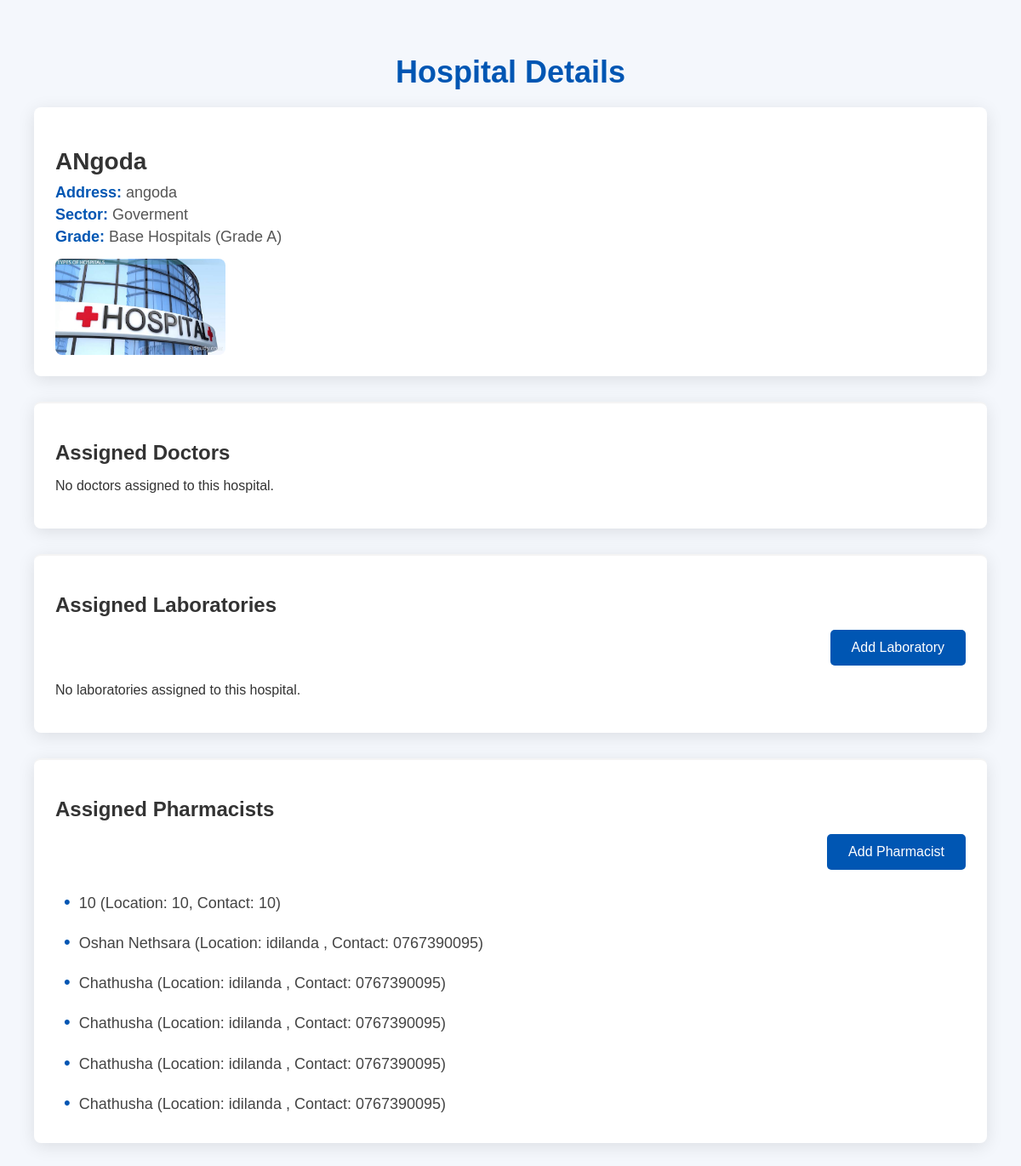
The app's page /Admin/ViewHospital.php?hospital_id=1 with its own data.
### tables this page shows
CREATE TABLE IF NOT EXISTS `hospital` (
  `Hospital ID` varchar(50) NOT NULL,
  `Name` varchar(300) NOT NULL,
  `Address` varchar(300) NOT NULL,
  `sector` enum('Goverment','Private') NOT NULL,
  `Grade` enum('Base Hospitals (Grade A)','District General Hospitals (Grade B)','Teaching Hospitals (Grade C)','National Hospitals (Grade D)') NOT NULL,
  `Image` varchar(200) NOT NULL,
  PRIMARY KEY (`Hospital ID`)
);

### Admin/ViewHospital.php (the view, shortened to what this page needs)
<?php
$servername = "localhost";
$username = "root";
$password = "";
$dbname = "dev";
$conn = new mysqli($servername, $username, $password, $dbname);
$hospital_id = $_GET['hospital_id'];
$hospital_sql = $conn->prepare("SELECT `Hospital ID`, `Name`, `Address`, `sector`, `Grade`, `Image` FROM `hospital` WHERE `Hospital ID` = ?");
$hospital_sql->bind_param("s", $hospital_id);
$hospital_sql->execute();
$hospital_result = $hospital_sql->get_result();
$doctors_sql = $conn->prepare("SELECT d.`FirstName`, d.`LastName` FROM `doctor-hospital` dh JOIN `doctors` d ON dh.`Hospital ID` = d.`DoctorID` WHERE dh.`Hospital ID` = ?");
$doctors_sql->bind_param("s", $hospital_id);
$doctors_sql->execute();
$doctors_result = $doctors_sql->get_result();
$labs_sql = $conn->prepare("SELECT `UserID`, `Name`, `Location`, `Contact No` FROM `hospital-users` WHERE `Hospital ID` = ? AND `Type` = 'Laboratory'");
$labs_sql->bind_param("s", $hospital_id);
$labs_sql->execute();
$labs_result = $labs_sql->get_result();
$pharmacists_sql = $conn->prepare("SELECT `UserID`, `Name`, `Location`, `Contact No`, `Password` FROM `hospital-users` WHERE `Hospital ID` = ? AND `Type` = 'Pharmacist'");
$pharmacists_sql->bind_param("s", $hospital_id);
$pharmacists_sql->execute();
$pharmacists_result = $pharmacists_sql->get_result();
?>
<!DOCTYPE html>
<html lang="en">
<head>
</head>
<body>
<div class="container">
    <h1>Hospital Details</h1>
    <?php if ($hospital_result->num_rows > 0): ?>
        <?php while($row = $hospital_result->fetch_assoc()): ?>
            <div class="hospital-details">
                <h2><?php echo $row['Name']; ?></h2>
                <p><strong>Address:</strong> <?php echo $row['Address']; ?></p>
                <p><strong>Sector:</strong> <?php echo $row['sector']; ?></p>
                <p><strong>Grade:</strong> <?php echo $row['Grade']; ?></p>
                <?php if (!empty($row['Image'])): ?>
                    <img src="<?php echo $row['Image']; ?>" alt="Hospital Image">
                <?php else: ?>
                    <p>No image available for this hospital.</p>
                <?php endif; ?>
            </div>
        <?php endwhile; ?>
    <?php else: ?>
        <p>No hospital found with the given ID.</p>
    <?php endif; ?>
    <div class="doctors-list">
        <h3>Assigned Doctors</h3>
        <?php if ($doctors_result->num_rows > 0): ?>
            <?php while($doctor = $doctors_result->fetch_assoc()): ?>
                <p class="doctor"><?php echo $doctor['FirstName'] . " " . $doctor['LastName']; ?></p>
            <?php endwhile; ?>
        <?php else: ?>
            <p>No doctors assigned to this hospital.</p>
        <?php endif; ?>
    </div>
    <div class="labs-list">
        <h3>Assigned Laboratories</h3>
        <div class="add-buttons">
            <button class="button" onclick="window.location.href='add_lab.php?hospital_id=<?php echo $hospital_id; ?>'">Add Laboratory</button>
        </div>
        <?php if ($labs_result->num_rows > 0): ?>
            <?php while($lab = $labs_result->fetch_assoc()): ?>
                <p class="lab"><?php echo $lab['Name'] . " (Location: " . $lab['Location'] . ", Contact: " . $lab['Contact No'] . ")"; ?></p>
            <?php endwhile; ?>
        <?php else: ?>
            <p>No laboratories assigned to this hospital.</p>
        <?php endif; ?>
    </div>
    <div class="pharmacists-list">
        <h3>Assigned Pharmacists</h3>
        <div class="add-buttons">
            <button class="button" onclick="window.location.href='add_pharmacist.php?hospital_id=<?php echo $hospital_id; ?>'">Add Pharmacist</button>
        </div>
        <?php if ($pharmacists_result->num_rows > 0): ?>
            <?php while($pharmacist = $pharmacists_result->fetch_assoc()): ?>
                <p class="pharmacist"><?php echo $pharmacist['Name'] . " (Location: " . $pharmacist['Location'] . ", Contact: " . $pharmacist['Contact No'] . ")"; ?></p>
            <?php endwhile; ?>
        <?php else: ?>
            <p>No pharmacists assigned to this hospital.</p>
        <?php endif; ?>
    </div>
</div>
</body>
</html>

### Admin/ViewHospital.php (style rules this page uses)
body { font-family: 'Arial', sans-serif; background-color: #f4f7fc; color: #333; margin: 0; padding: 0; overflow-x: hidden; }
.container { max-width: 1200px; margin: 0 auto; padding: 40px; }
h1 { text-align: center; color: #0056b3; font-size: 36px; margin-bottom: 20px; }
.hospital-details, .doctors-list, .labs-list, .pharmacists-list { background-color: #fff; padding: 25px; border-radius: 8px; box-shadow: 0 4px 20px rgba(0, 0, 0, 0.1); margin-bottom: 30px; transition: transform 0.3s ease, box-shadow 0.3s ease; }
.hospital-details img { max-width: 200px; border-radius: 8px; display: block; margin-top: 15px; }
.hospital-details p, .doctor, .lab, .pharmacist { font-size: 18px; color: #555; margin: 5px 0; }
.hospital-details h2 { font-size: 28px; color: #333; margin-bottom: 10px; }
.hospital-details p strong { font-weight: bold; color: #0056b3; }
.doctor + .doctor, .lab + .lab, .pharmacist + .pharmacist { margin-top: 12px; }
.add-buttons { text-align: right; margin-bottom: 20px; }
.button { background-color: #0056b3; color: white; padding: 12px 25px; border: none; border-radius: 5px; cursor: pointer; font-size: 16px; transition: background-color 0.3s ease, transform 0.3s ease; }
h3 { font-size: 24px; color: #333; margin-bottom: 15px; }
.doctor, .lab, .pharmacist { padding-left: 10px; line-height: 1.6; }
.doctor:before, .lab:before, .pharmacist:before { content: "\2022"; color: #0056b3; font-size: 22px; padding-right: 10px; }
.doctor, .lab, .pharmacist { font-size: 18px; color: #444; }
.doctors-list, .labs-list, .pharmacists-list { border-top: 2px solid #f4f4f4; margin-top: 20px; padding-top: 20px; }

### records on screen
hospital: Name "ANgoda", Address "angoda", sector "Goverment", Grade "Base Hospitals (Grade A)", Image (picture)
hospital-users: Name "10", Location "10", Contact No "10"
hospital-users: Name "Oshan Nethsara", Location "idilanda", Contact No "0767390095"
hospital-users: Name "Chathusha", Location "idilanda", Contact No "0767390095"
hospital-users: Name "Chathusha", Location "idilanda", Contact No "0767390095"
hospital-users: Name "Chathusha", Location "idilanda", Contact No "0767390095"
hospital-users: Name "Chathusha", Location "idilanda", Contact No "0767390095"
